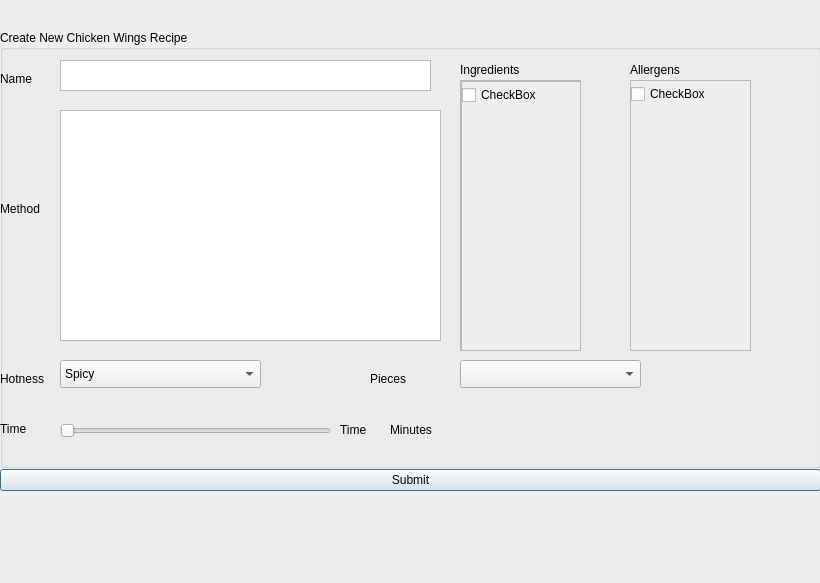
<?xml version="1.0" encoding="UTF-8"?>
<ui version="4.0">
 <class>EditRecipeWindow</class>
 <widget class="QDialog" name="EditRecipeWindow">
  <property name="geometry">
   <rect>
    <x>0</x>
    <y>0</y>
    <width>820</width>
    <height>583</height>
   </rect>
  </property>
  <property name="baseSize">
   <size>
    <width>100</width>
    <height>100</height>
   </size>
  </property>
  <property name="windowTitle">
   <string>Dialog</string>
  </property>
  <widget class="QWidget" name="verticalLayoutWidget">
   <property name="geometry">
    <rect>
     <x>0</x>
     <y>30</y>
     <width>821</width>
     <height>561</height>
    </rect>
   </property>
   <layout class="QVBoxLayout" name="verticalLayout">
    <property name="spacing">
     <number>1</number>
    </property>
    <property name="sizeConstraint">
     <enum>QLayout::SetNoConstraint</enum>
    </property>
    <property name="bottomMargin">
     <number>100</number>
    </property>
    <item>
     <widget class="QGroupBox" name="groupBox">
      <property name="title">
       <string>Create New Chicken Wings Recipe</string>
      </property>
      <widget class="QTextEdit" name="Name">
       <property name="geometry">
        <rect>
         <x>60</x>
         <y>30</y>
         <width>371</width>
         <height>31</height>
        </rect>
       </property>
       <property name="html">
        <string>&lt;!DOCTYPE HTML PUBLIC &quot;-//W3C//DTD HTML 4.0//EN&quot; &quot;http://www.w3.org/TR/REC-html40/strict.dtd&quot;&gt;
&lt;html&gt;&lt;head&gt;&lt;meta name=&quot;qrichtext&quot; content=&quot;1&quot; /&gt;&lt;meta charset=&quot;utf-8&quot; /&gt;&lt;style type=&quot;text/css&quot;&gt;
p, li { white-space: pre-wrap; }
hr { height: 1px; border-width: 0; }
li.unchecked::marker { content: &quot;\2610&quot;; }
li.checked::marker { content: &quot;\2612&quot;; }
&lt;/style&gt;&lt;/head&gt;&lt;body style=&quot; font-family:'Ubuntu'; font-size:11pt; font-weight:400; font-style:normal;&quot;&gt;
&lt;p style=&quot;-qt-paragraph-type:empty; margin-top:0px; margin-bottom:0px; margin-left:0px; margin-right:0px; -qt-block-indent:0; text-indent:0px;&quot;&gt;&lt;br /&gt;&lt;/p&gt;&lt;/body&gt;&lt;/html&gt;</string>
       </property>
      </widget>
      <widget class="QPlainTextEdit" name="Steps">
       <property name="geometry">
        <rect>
         <x>60</x>
         <y>80</y>
         <width>381</width>
         <height>231</height>
        </rect>
       </property>
       <property name="sizePolicy">
        <sizepolicy hsizetype="Fixed" vsizetype="Expanding">
         <horstretch>0</horstretch>
         <verstretch>0</verstretch>
        </sizepolicy>
       </property>
       <property name="plainText">
        <string/>
       </property>
      </widget>
      <widget class="QComboBox" name="Restrictions">
       <property name="geometry">
        <rect>
         <x>60</x>
         <y>330</y>
         <width>201</width>
         <height>28</height>
        </rect>
       </property>
       <item>
        <property name="text">
         <string>Spicy</string>
        </property>
       </item>
       <item>
        <property name="text">
         <string>Non Spicy</string>
        </property>
       </item>
      </widget>
      <widget class="QScrollArea" name="scrollArea">
       <property name="geometry">
        <rect>
         <x>460</x>
         <y>50</y>
         <width>121</width>
         <height>271</height>
        </rect>
       </property>
       <property name="widgetResizable">
        <bool>true</bool>
       </property>
       <widget class="QWidget" name="scrollAreaWidgetContents">
        <property name="geometry">
         <rect>
          <x>0</x>
          <y>0</y>
          <width>119</width>
          <height>269</height>
         </rect>
        </property>
        <widget class="QCheckBox" name="checkBox">
         <property name="geometry">
          <rect>
           <x>0</x>
           <y>0</y>
           <width>93</width>
           <height>26</height>
          </rect>
         </property>
         <property name="text">
          <string>CheckBox</string>
         </property>
        </widget>
        <widget class="QScrollArea" name="scrollArea_3">
         <property name="geometry">
          <rect>
           <x>0</x>
           <y>0</y>
           <width>121</width>
           <height>271</height>
          </rect>
         </property>
         <property name="widgetResizable">
          <bool>true</bool>
         </property>
         <widget class="QWidget" name="scrollAreaWidgetContents_3">
          <property name="geometry">
           <rect>
            <x>0</x>
            <y>0</y>
            <width>119</width>
            <height>269</height>
           </rect>
          </property>
          <widget class="QCheckBox" name="checkBox_3">
           <property name="geometry">
            <rect>
             <x>0</x>
             <y>0</y>
             <width>93</width>
             <height>26</height>
            </rect>
           </property>
           <property name="text">
            <string>CheckBox</string>
           </property>
          </widget>
         </widget>
        </widget>
       </widget>
      </widget>
      <widget class="QLabel" name="label">
       <property name="geometry">
        <rect>
         <x>460</x>
         <y>30</y>
         <width>181</width>
         <height>20</height>
        </rect>
       </property>
       <property name="text">
        <string>Ingredients</string>
       </property>
      </widget>
      <widget class="QScrollArea" name="scrollArea_2">
       <property name="geometry">
        <rect>
         <x>630</x>
         <y>50</y>
         <width>121</width>
         <height>271</height>
        </rect>
       </property>
       <property name="widgetResizable">
        <bool>true</bool>
       </property>
       <widget class="QWidget" name="scrollAreaWidgetContents_2">
        <property name="geometry">
         <rect>
          <x>0</x>
          <y>0</y>
          <width>119</width>
          <height>269</height>
         </rect>
        </property>
        <widget class="QCheckBox" name="checkBox_2">
         <property name="geometry">
          <rect>
           <x>0</x>
           <y>0</y>
           <width>93</width>
           <height>26</height>
          </rect>
         </property>
         <property name="text">
          <string>CheckBox</string>
         </property>
        </widget>
       </widget>
      </widget>
      <widget class="QLabel" name="label_2">
       <property name="geometry">
        <rect>
         <x>630</x>
         <y>30</y>
         <width>181</width>
         <height>20</height>
        </rect>
       </property>
       <property name="text">
        <string>Allergens</string>
       </property>
      </widget>
      <widget class="QComboBox" name="Pieces">
       <property name="geometry">
        <rect>
         <x>460</x>
         <y>330</y>
         <width>181</width>
         <height>28</height>
        </rect>
       </property>
      </widget>
      <widget class="QSlider" name="TimeToCook">
       <property name="geometry">
        <rect>
         <x>60</x>
         <y>390</y>
         <width>271</width>
         <height>21</height>
        </rect>
       </property>
       <property name="maximum">
        <number>300</number>
       </property>
       <property name="orientation">
        <enum>Qt::Horizontal</enum>
       </property>
      </widget>
      <widget class="QLabel" name="TimeToCookLabel">
       <property name="geometry">
        <rect>
         <x>340</x>
         <y>390</y>
         <width>63</width>
         <height>20</height>
        </rect>
       </property>
       <property name="text">
        <string>Time</string>
       </property>
      </widget>
      <widget class="QLabel" name="TimeToCookLabel_2">
       <property name="geometry">
        <rect>
         <x>390</x>
         <y>390</y>
         <width>63</width>
         <height>20</height>
        </rect>
       </property>
       <property name="text">
        <string>Minutes</string>
       </property>
      </widget>
      <widget class="QLabel" name="label_3">
       <property name="geometry">
        <rect>
         <x>0</x>
         <y>40</y>
         <width>67</width>
         <height>17</height>
        </rect>
       </property>
       <property name="text">
        <string>Name</string>
       </property>
      </widget>
      <widget class="QLabel" name="label_4">
       <property name="geometry">
        <rect>
         <x>0</x>
         <y>170</y>
         <width>67</width>
         <height>17</height>
        </rect>
       </property>
       <property name="text">
        <string>Method</string>
       </property>
      </widget>
      <widget class="QLabel" name="label_5">
       <property name="geometry">
        <rect>
         <x>0</x>
         <y>340</y>
         <width>67</width>
         <height>17</height>
        </rect>
       </property>
       <property name="text">
        <string>Hotness</string>
       </property>
      </widget>
      <widget class="QLabel" name="label_6">
       <property name="geometry">
        <rect>
         <x>0</x>
         <y>390</y>
         <width>67</width>
         <height>17</height>
        </rect>
       </property>
       <property name="text">
        <string>Time</string>
       </property>
      </widget>
      <widget class="QLabel" name="label_7">
       <property name="geometry">
        <rect>
         <x>370</x>
         <y>340</y>
         <width>67</width>
         <height>17</height>
        </rect>
       </property>
       <property name="text">
        <string>Pieces</string>
       </property>
      </widget>
     </widget>
    </item>
    <item>
     <widget class="QPushButton" name="pushButton">
      <property name="text">
       <string>Submit</string>
      </property>
     </widget>
    </item>
   </layout>
  </widget>
 </widget>
 <resources/>
 <connections/>
</ui>
